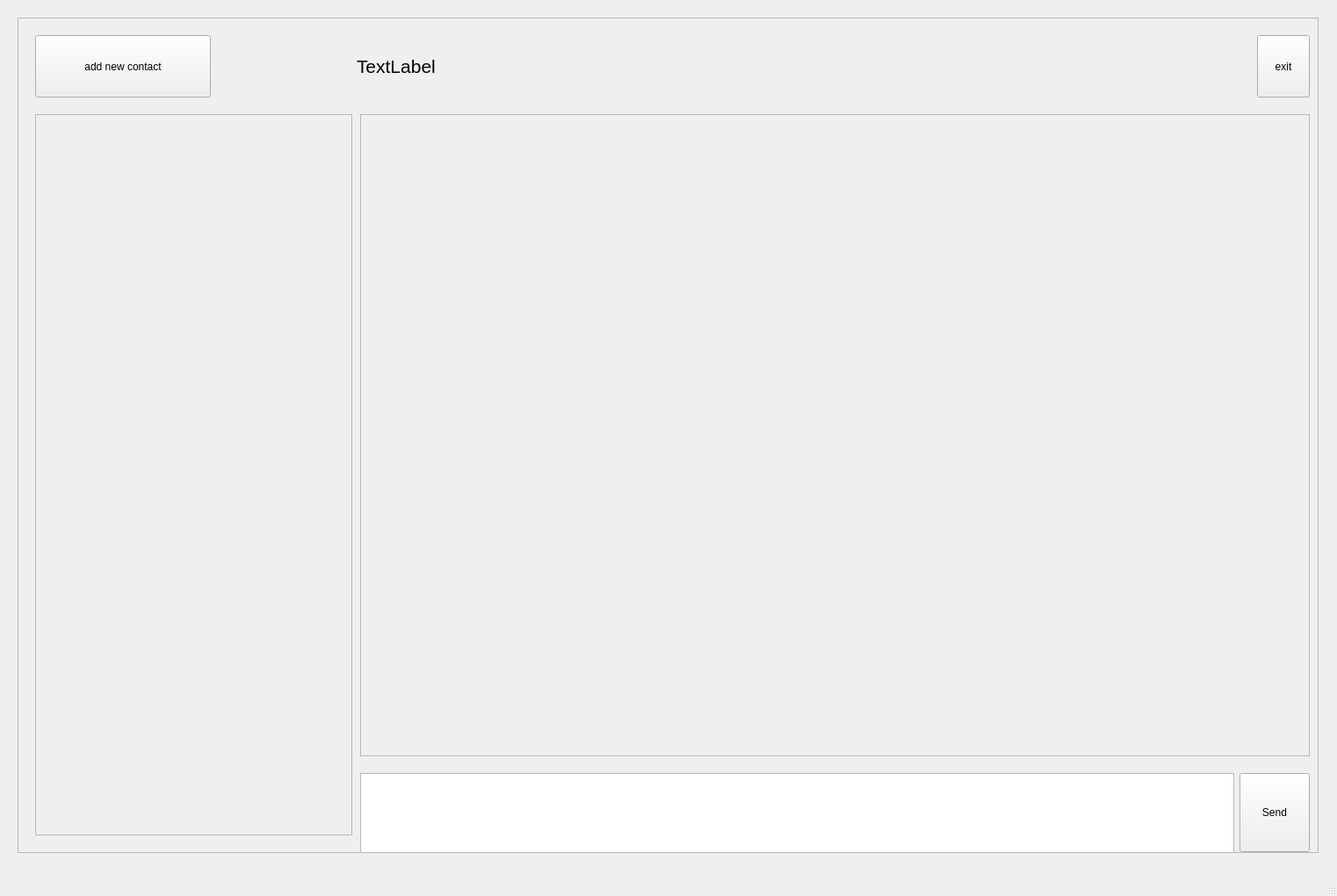
<?xml version="1.0" encoding="UTF-8"?>
<ui version="4.0">
 <class>MainWindow</class>
 <widget class="QMainWindow" name="MainWindow">
  <property name="geometry">
   <rect>
    <x>0</x>
    <y>0</y>
    <width>1522</width>
    <height>1020</height>
   </rect>
  </property>
  <property name="windowTitle">
   <string>MainWindow</string>
  </property>
  <widget class="QWidget" name="centralwidget">
   <widget class="QFrame" name="frame">
    <property name="geometry">
     <rect>
      <x>20</x>
      <y>20</y>
      <width>1481</width>
      <height>951</height>
     </rect>
    </property>
    <property name="frameShape">
     <enum>QFrame::StyledPanel</enum>
    </property>
    <property name="frameShadow">
     <enum>QFrame::Raised</enum>
    </property>
    <widget class="QWidget" name="horizontalLayoutWidget">
     <property name="geometry">
      <rect>
       <x>390</x>
       <y>860</y>
       <width>1081</width>
       <height>91</height>
      </rect>
     </property>
     <layout class="QHBoxLayout" name="send_bar">
      <item>
       <widget class="QTextEdit" name="message_input">
        <property name="font">
         <font>
          <pointsize>13</pointsize>
         </font>
        </property>
       </widget>
      </item>
      <item>
       <widget class="QPushButton" name="send_button">
        <property name="maximumSize">
         <size>
          <width>90</width>
          <height>90</height>
         </size>
        </property>
        <property name="text">
         <string>Send</string>
        </property>
       </widget>
      </item>
     </layout>
    </widget>
    <widget class="QWidget" name="horizontalLayoutWidget_2">
     <property name="geometry">
      <rect>
       <x>20</x>
       <y>20</y>
       <width>1451</width>
       <height>71</height>
      </rect>
     </property>
     <layout class="QHBoxLayout" name="contact_bar">
      <item>
       <widget class="QPushButton" name="add_contact_button">
        <property name="maximumSize">
         <size>
          <width>200</width>
          <height>90</height>
         </size>
        </property>
        <property name="text">
         <string>add new contact</string>
        </property>
       </widget>
      </item>
      <item>
       <spacer name="horizontalSpacer">
        <property name="orientation">
         <enum>Qt::Horizontal</enum>
        </property>
        <property name="sizeType">
         <enum>QSizePolicy::Fixed</enum>
        </property>
        <property name="sizeHint" stdset="0">
         <size>
          <width>160</width>
          <height>20</height>
         </size>
        </property>
       </spacer>
      </item>
      <item>
       <widget class="QLabel" name="current_contact">
        <property name="font">
         <font>
          <pointsize>16</pointsize>
         </font>
        </property>
        <property name="text">
         <string>TextLabel</string>
        </property>
       </widget>
      </item>
      <item>
       <widget class="QPushButton" name="exit_button">
        <property name="maximumSize">
         <size>
          <width>60</width>
          <height>90</height>
         </size>
        </property>
        <property name="text">
         <string>exit</string>
        </property>
       </widget>
      </item>
     </layout>
    </widget>
    <widget class="QScrollArea" name="messages_scroll">
     <property name="geometry">
      <rect>
       <x>390</x>
       <y>110</y>
       <width>1081</width>
       <height>731</height>
      </rect>
     </property>
     <property name="widgetResizable">
      <bool>true</bool>
     </property>
     <widget class="QWidget" name="messages_scroll_widget">
      <property name="geometry">
       <rect>
        <x>0</x>
        <y>0</y>
        <width>1079</width>
        <height>729</height>
       </rect>
      </property>
     </widget>
    </widget>
    <widget class="QScrollArea" name="Contactlist_scroll">
     <property name="geometry">
      <rect>
       <x>20</x>
       <y>110</y>
       <width>361</width>
       <height>821</height>
      </rect>
     </property>
     <property name="widgetResizable">
      <bool>true</bool>
     </property>
     <widget class="QWidget" name="Contactlist_scroll_widget">
      <property name="geometry">
       <rect>
        <x>0</x>
        <y>0</y>
        <width>359</width>
        <height>819</height>
       </rect>
      </property>
     </widget>
    </widget>
   </widget>
  </widget>
  <widget class="QMenuBar" name="menubar">
   <property name="geometry">
    <rect>
     <x>0</x>
     <y>0</y>
     <width>1522</width>
     <height>33</height>
    </rect>
   </property>
  </widget>
  <widget class="QStatusBar" name="statusbar"/>
 </widget>
 <resources/>
 <connections/>
</ui>
